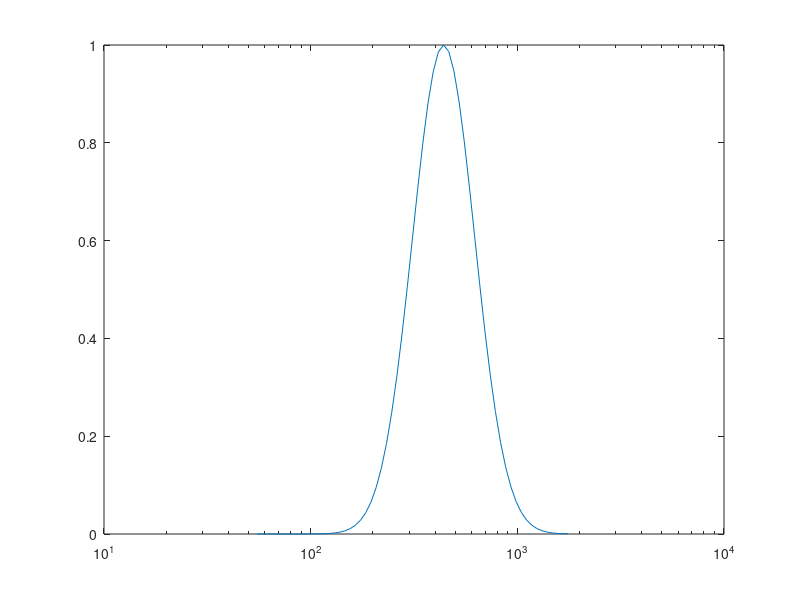
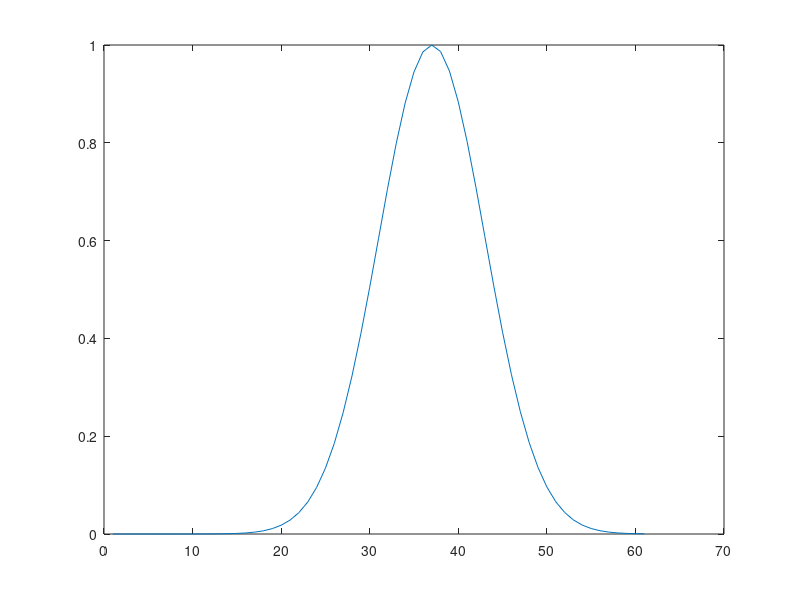

Write the MATLAB code that produced these figures, in order. (Note: this script raises an error after producing the figures.)
close all; 
clear;
clc;


ff=2.^(5.78:1/12:10.7814);
fc=440;
variance = .5;
Wf = exp((-(log2(ff)-log2(fc)).^2)/(2*variance^2));

figure()
semilogx(ff,Wf);
figure()
plot(Wf);



% xx = key2note (X, keynum, dur)
xx = key2note(1, 16, 2)*exp((-(log2(440*2.^((16-49)/12))-log2(fc)).^2)/(2*variance^2));
xx = xx + key2note(1,28,2)*exp((-(log2(440*2.^((28-49)/12))-log2(fc)).^2)/(2*variance^2));
xx = xx + key2note(1,36,2)*exp((-(log2(440*2.^((36-49)/12))-log2(fc)).^2)/(2*variance^2));
xx = xx + key2note(1,40,2)*exp((-(log2(440*2.^((40-49)/12))-log2(fc)).^2)/(2*variance^2));
xx = xx + key2note(1,52,2)*exp((-(log2(440*2.^((52-49)/12))-log2(fc)).^2)/(2*variance^2));
xx = xx + key2note(1,64,2)*exp((-(log2(440*2.^((64-49)/12))-log2(fc)).^2)/(2*variance^2));
soundsc(xx)

figure()
spectrogram(xx,2048,[],2048,8000); 
